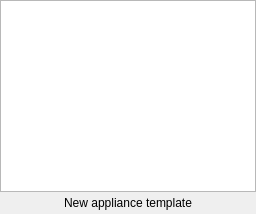
  <widget class="QDockWidget" name="uiNodesDockWidget">
   <property name="enabled">
    <bool>true</bool>
   </property>
   <property name="visible">
    <bool>true</bool>
   </property>
   <property name="styleSheet">
    <string notr="true">QWidget {
    background-color: #323232;
    color: #BAF73C;
}

QToolBar {
    border:0px;
}

QGraphicsView, QTextEdit, QPlainTextEdit, QTreeWidget, QListWidget, QLineEdit, QSpinBox, QComboBox {
    background-color: #282828;
}

QLabel, QMenu, QStatusBar {
  color: #BAF73C;
}

QMenuBar::item {
    background-color: #323232;
}

QMenu::item:selected {
    color: #f2f2f2;
    background-color: #383838;
}

QToolButton:hover {
    background-color: #383838;
}

QGroupBox {
    color: #BAF73C;
    font: bold 12px;
    padding: 15px;
    border-style: none;
}

QAbstractScrollArea::corner {
    background: #323232;
}

QScrollBar::add-page:horizontal, QScrollBar::sub-page:horizontal, QScrollBar::add-page:vertical, QScrollBar::sub-page:vertical {
  background: none;
}

QComboBox {
    selection-color: #f2f2f2;
    selection-background-color: #323232;
}

QComboBox QAbstractItemView {
    background-color: #282828;
}

QDockWidget, QMenuBar, QPushButton, QToolButton, QTabWidget, QHeaderView::section {
    color: #BAF73C;
    font: bold 11px;
}

QTabBar {
    color: #BAF73C;
}

QRadioButton, QCheckBox {
  color: #BAF73C;
}

QRadioButton::disabled, QCheckBox::disabled {
  color: gray;
}
# bg-color=#282828
# fg-color=#BAF73C
# tool-bar=#323232
# selection-bg=#383838 
# selection-fg=#f2f2f2 </string>
   </property>
   <property name="floating">
    <bool>false</bool>
   </property>
   <property name="allowedAreas">
    <set>Qt::LeftDockWidgetArea|Qt::RightDockWidgetArea</set>
   </property>
   <property name="windowTitle">
    <string>All devices</string>
   </property>
   <attribute name="dockWidgetArea">
    <number>1</number>
   </attribute>
   <widget class="QWidget" name="uiNodesDockWidgetContents">
    <layout class="QVBoxLayout">
     <property name="spacing">
      <number>0</number>
     </property>
     <property name="leftMargin">
      <number>0</number>
     </property>
     <property name="topMargin">
      <number>0</number>
     </property>
     <property name="rightMargin">
      <number>0</number>
     </property>
     <property name="bottomMargin">
      <number>0</number>
     </property>
     <item>
      <widget class="NodesView" name="uiNodesView">
       <property name="sizePolicy">
        <sizepolicy hsizetype="Expanding" vsizetype="Expanding">
         <horstretch>0</horstretch>
         <verstretch>0</verstretch>
        </sizepolicy>
       </property>
       <property name="toolTip">
        <string>Drag a node to the workspace (Press SHIFT while dragging to add multiple identical nodes).</string>
       </property>
       <property name="dragEnabled">
        <bool>false</bool>
       </property>
       <property name="iconSize">
        <size>
         <width>32</width>
         <height>32</height>
        </size>
       </property>
       <property name="rootIsDecorated">
        <bool>false</bool>
       </property>
       <attribute name="headerVisible">
        <bool>false</bool>
       </attribute>
       <column>
        <property name="text">
         <string>1</string>
        </property>
       </column>
      </widget>
     </item>
     <item>
      <widget class="QPushButton" name="uiNewAppliancePushButton">
       <property name="text">
        <string>New appliance template</string>
       </property>
       <property name="icon">
        <iconset resource="../../resources/resources.qrc">
         <normaloff>:/icons/plus.svg</normaloff>:/icons/plus.svg</iconset>
       </property>
       <property name="autoDefault">
        <bool>false</bool>
       </property>
       <property name="flat">
        <bool>true</bool>
       </property>
      </widget>
     </item>
    </layout>
   </widget>
  </widget>
